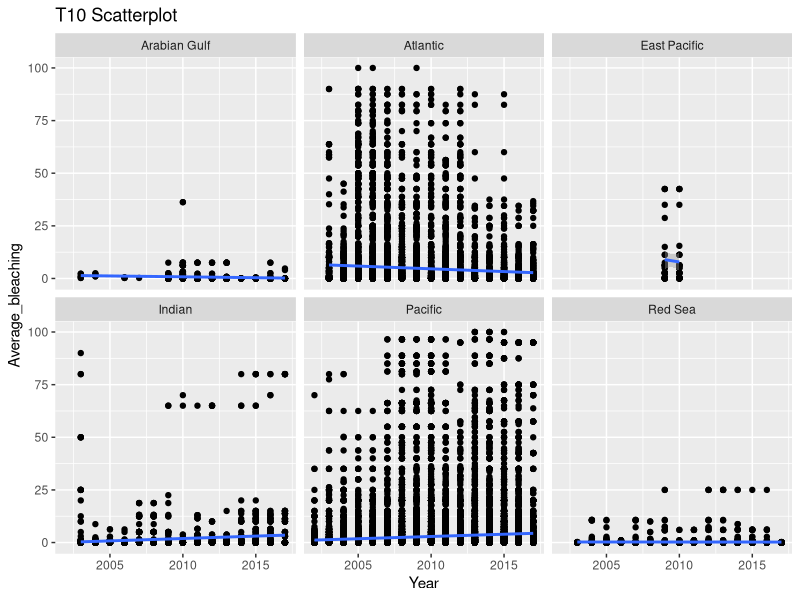

Write the R code that produced this figure.
## ---- chunk 1
#| message: false
library("tidyverse")
## ---- chunk 2
#| message: false
data1 <- read_csv(file="data/_raw/reef_data_dataset1.csv")
data2 <- read_csv(file="data/_raw/reef_data_dataset2.csv")

View(data1)
View(data2)
## ---- chunk 3
#| message: false
reef_combined_untidy <- data1 |>
  left_join(data2, by = "ReefID_Name")

write_csv(reef_combined_untidy, "data/_raw/reef_data_combined_untidy.csv")
## ---- chunk 4
reef_combined_tidy <- reef_combined_untidy |>
  separate(
    col  = "ReefID_Name",
    into = c("Reef.ID", "Reef.Name"),
    sep  = " \\| "
  ) |>
  relocate(Reef.ID, Reef.Name, .before = 1)

View(reef_combined_tidy)

write_csv(reef_combined_tidy, "data/_raw/reef_data_combined_tidy.csv")
## ---- chunk 5
reef_combined_tidy |>
  count(Ocean)
## ---- chunk 6
reef_clean <-
  reef_combined_tidy |>
  drop_na(Ocean)
## ---- chunk 7
reef_clean |>
  count(Year)
## ---- chunk 8
reef_clean <- reef_clean |>
  filter(Year != 1998,
         Year != 2000,
         Year != 2001)
## ---- chunk 9
ggplot(data = reef_clean,
       mapping = aes(x = Year,
                     y = Average_bleaching)) +
  geom_point(alpha=(2)) +
  geom_smooth(method = "lm", se = TRUE) +
  labs(x="Year", y="Average_bleaching", title="T10 Scatterplot",fill="Ocean",color="Ocean") +
  facet_wrap(~ Ocean)
## ---- chunk 10
reef_clean |> 
  count(Ocean)
## ---- chunk 11
reef_clean <- reef_clean |>
  filter(Ocean != "East Pacific")
## ---- chunk 12
reef_clean <- reef_clean |>
  mutate(Temperature_Celsius = Temperature_Kelvin - 273.15)
